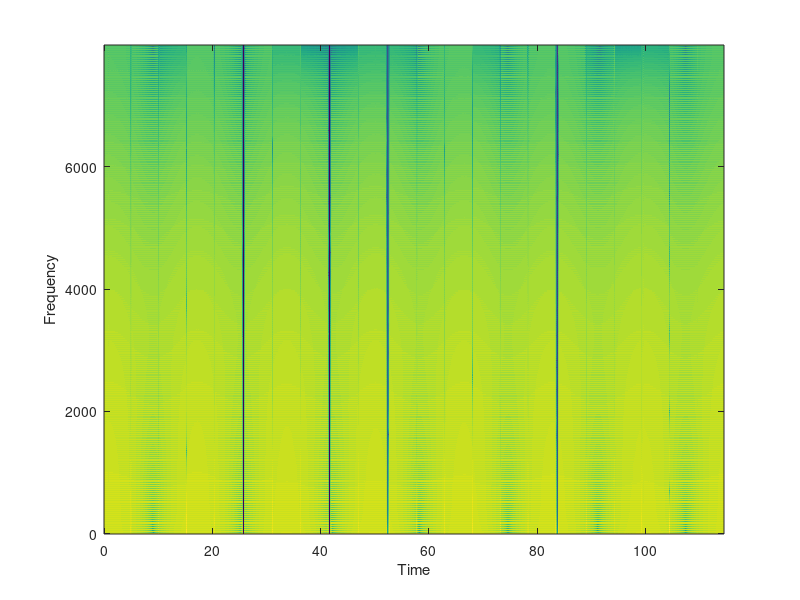

Reproduce this figure in MATLAB.
pkg load image
pkg load signal

clear all
close all

filename='arpege.ogg';
Fs=16000;
Ts=1/Fs;
t=[0:Ts:1];
t2=[0:Ts:0.1];

F_silence=0;
silence=0*t2;

F_C3=263; %DO3
C3=sin(2*pi*F_C3*t);

F_E=330; %MI3
E=sin(2*pi*F_E*t);

F_G=392; %SOL3
G=sin(2*pi*F_G*t);

F_A=440; %LA3
A=sin(2*pi*F_A*t);

F_B=494; %SI3
B=sin(2*pi*F_B*t);

F_C4=523; %DO4
C4=sin(2*pi*F_C4*t);

F_D=587; %RE4
D=sin(2*pi*F_D*t);



arpege=[G A B G A silence A B C4 silence C4 B silence B G A B G A silence A B C4 D G G];
audiowrite(filename, arpege, Fs);
#sound(arpege,Fs);


spectre1=[];
for i=1:100:(length(arpege)-1024)
  extrait=arpege(i:(i+1023));
  #a1=abs(fft(extrait));
  a1=abs(fft(extrait.*(hamming(length(extrait)))'));
  a1=a1((length(a1)/2):end);
  
  spectre1=[spectre1 , a1];
end
spectre1=spectre1';

figure()
ylabel('Frequency,Hz(1/sec)');
specgram(spectre1,1024,Fs,hamming(1024));
